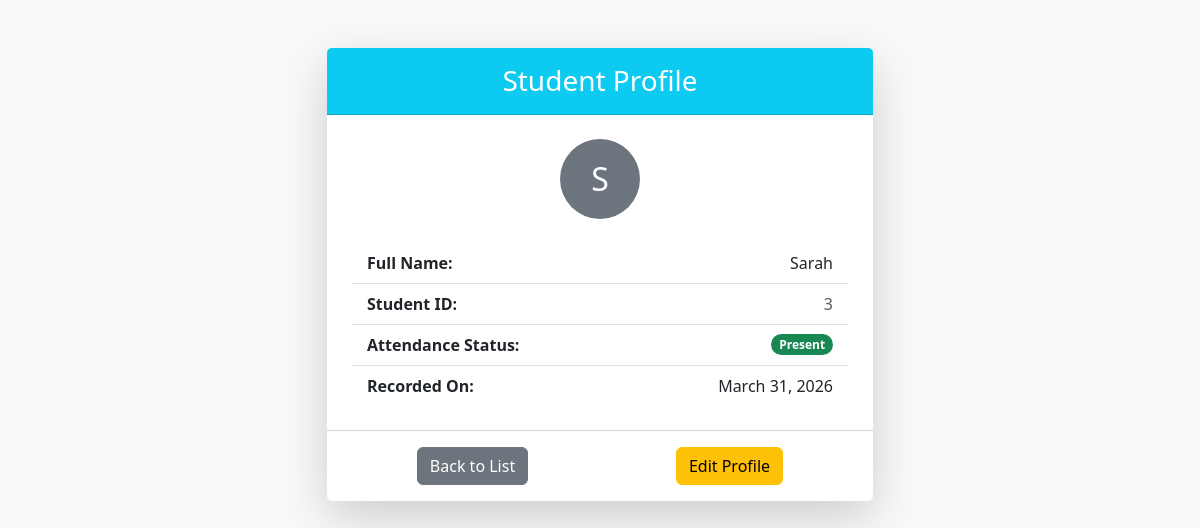
/student/4/, run on the app's committed database.
### attendance/models.py (models this page shows, shortened)
class Student(models.Model):
    name = models.CharField(max_length =100)
    student_id = models.CharField(max_length =20)
    is_present = models.BooleanField(default=False)
    date = models.DateField()

### attendance/views.py (the view)
# urls.py: path('student/<int:pk>/', views.student_detail, name='student_detail'),
def student_detail(request, pk):
    single_student = Student.objects.get(id=pk)
    return render(request, 'attendance/student_detail.html', {'student': single_student})

### attendance/templates/attendance/student_detail.html (shortened to what this page needs)
<!DOCTYPE html>
<html lang="en">
<head>
    <link href="https://cdn.jsdelivr.net/npm/bootstrap@5.3.0/dist/css/bootstrap.min.css" rel="stylesheet">
</head>
<body class="bg-light">
    <div class="container mt-5">
        <div class="row justify-content-center">
            <div class="col-md-6">
                <div class="card shadow-lg border-0">
                    <div class="card-header bg-info text-white text-center py-3">
                        <h3 class="mb-0">Student Profile</h3>
                    </div>
                    <div class="card-body p-4">
                        <div class="mb-4 text-center">
                            <div class="bg-secondary text-white rounded-circle d-inline-flex align-items-center justify-content-center"
                                style="width: 80px; height: 80px; font-size: 2rem;">
                                {{ student.name|first|upper }}
                            </div>
                        </div>
                        <ul class="list-group list-group-flush">
                            <li class="list-group-item d-flex justify-content-between align-items-center">
                                <strong>Full Name:</strong>
                                <span>{{ student.name }}</span>
                            </li>
                            <li class="list-group-item d-flex justify-content-between align-items-center">
                                <strong>Student ID:</strong>
                                <span class="text-muted">{{ student.student_id }}</span>
                            </li>
                            <li class="list-group-item d-flex justify-content-between align-items-center">
                                <strong>Attendance Status:</strong>
                                {% if student.is_present %}
                                <span class="badge rounded-pill bg-success">Present</span>
                                {% else %}
                                <span class="badge rounded-pill bg-danger">Absent</span>
                                {% endif %}
                            </li>
                            <li class="list-group-item d-flex justify-content-between align-items-center">
                                <strong>Recorded On:</strong>
                                <span>{{ student.date }}</span>
                            </li>
                        </ul>
                    </div>
                    <div class="card-footer bg-white d-flex justify-content-around py-3">
                        <a href="{% url 'student_list' %}" class="btn btn-secondary">Back to List</a>
                        <a href="{% url 'student_update' student.pk %}" class="btn btn-warning">Edit Profile</a>
                    </div>
                </div>
            </div>
        </div>
    </div>
</body>
</html>

### data on the page
Student: name|first "S", name "Sarah", student_id "3", date "March 31, 2026"
